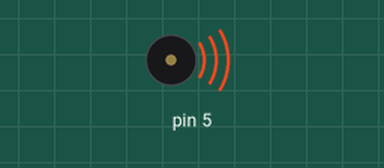
Bench run of a sketch on a simulated Arduino Uno, built with avr-gcc and run on an emulated ATmega328P. Parts: buzzer (waves = sounding).

Above: at 0.1 s.
At 3.5 s:
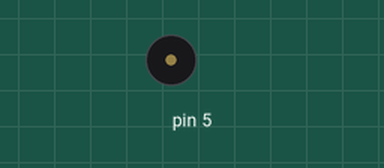
Timing chart, 0 to 3.8 s (numbered marks = the images above):
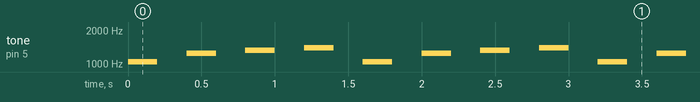

Measured:
- by itself, tone on pin 5: repeats every 1.6 s: silent 0.20 s, 1244 Hz 0.20 s, silent 0.20 s, 1318 Hz 0.20 s, silent 0.20 s, 1397 Hz 0.20 s, silent 0.20 s, 1046 Hz 0.20 s

The sketch:

_8.Buzzer_PWM.ino
```cpp
void setup() {
  pinMode(5, OUTPUT);                                // 5번핀을 출력모드로 설정
}
void loop() {
  tone(5, 1046.5);                                             //도
  delay(200); noTone(5); delay(200);
  tone(5, 1244.5);                                             //레
  delay(200); noTone(5); delay(200);
  tone(5, 1318.5);                                             //미
  delay(200); noTone(5); delay(200);
  tone(5, 1397.0);                                             //파
  delay(200); noTone(5); delay(200);
}
```
